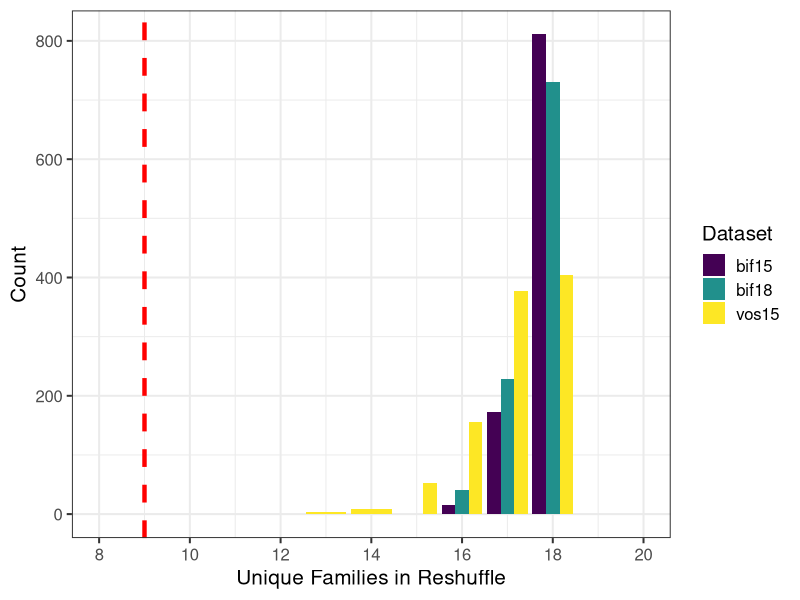
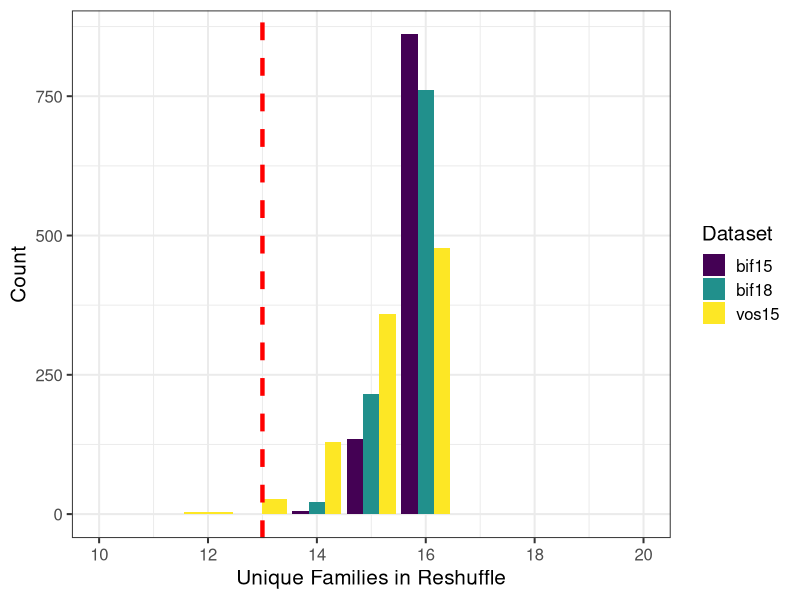

These charts were generated, in order, by the following R code: (Note: a time limit stopped this script after it produced the figures.)
#RESAMPLING VOSNESENSKII TO SEE FAMILY DISTRIBUTION

library(tidyverse)

# datasets

df_sra <- read_csv("data/data_raw/misc/sra_captures_post_COLONY.csv")

#MNZoo 2020: 9 families from 18 individuals
#MNZoo 2021: 13 families from 16 individuals
#Turtle Valley: 27 families from 42 individuals

# for mnz20 RUN THESE IN ORDER I DID NOT CHANGE NAMES THIS IS RISKY!

type_shuffle_f_m = function(df, v_sites) {

  df %>% 
    filter(site %in% v_sites) %>% 
    sample_n(size = 18) %>% 
    distinct(ClusterIndex) %>% 
    summarise(nrows = n())

}

sra_sites <- c("JM01", "JM02", "JM03", "JM04", "JM05", "JM06", "JM07", "JM10", "JMX", "JMY", "forest_north", "forest_south", "mdw_north", "mdw_south", "north_east")

df_sra15_vos <- df_sra %>% filter(species == "vosnesenskii", year == 2015)
df_sra15_bif <- df_sra %>% filter(species == "bifarius", year == 2015)
df_sra18_bif <- df_sra %>% filter(species == "bifarius", year == 2018)

df_shuf_vos15 <- lapply(1:1000, function(i) data.frame(iteration = i, type_shuffle_f_m(df_sra15_vos, sra_sites))) %>% 
  bind_rows() %>% mutate(set = "vos15")

df_shuf_bif15 <- lapply(1:1000, function(i) data.frame(iteration = i, type_shuffle_f_m(df_sra15_bif,sra_sites))) %>% 
  bind_rows() %>% mutate(set = "bif15")

df_shuf_bif18 <- lapply(1:1000, function(i) data.frame(iteration = i, type_shuffle_f_m(df_sra18_bif, sra_sites))) %>% 
  bind_rows() %>% mutate(set = "bif18")


df_all_shuf <- bind_rows(df_shuf_bif15, df_shuf_bif18, df_shuf_vos15)


(p_mnz20 <- df_all_shuf %>% 
  group_by(nrows, set) %>% 
  tally() %>% 
  ggplot(., aes(x = nrows, y = n, fill = set)) + 
  geom_bar(stat = "identity", position = position_dodge()) +
  geom_vline(xintercept = 9, color = "red", linetype = 2, size = 1.5) +
  scale_x_continuous(limits = c(8,20), breaks = c(8,10,12,14,16,18,20)) +
  theme_bw(base_size = 15) +
  labs(x = "Unique Families in Reshuffle", y = "Count", fill = "Dataset") +
  scale_fill_viridis_d())


# for mnz21 RUN THESE IN ORDER I DID NOT CHANGE NAMES THIS IS RISKY!

type_shuffle_f_m = function(df, v_sites) {
  
  df %>% 
    filter(site %in% v_sites) %>% 
    sample_n(size = 16) %>% 
    distinct(ClusterIndex) %>% 
    summarise(nrows = n())
  
}

sra_sites <- c("JM01", "JM02", "JM03", "JM04", "JM05", "JM06", "JM07", "JM10", "JMX", "JMY", "forest_north", "forest_south", "mdw_north", "mdw_south", "north_east")

df_sra15_vos <- df_sra %>% filter(species == "vosnesenskii", year == 2015)
df_sra15_bif <- df_sra %>% filter(species == "bifarius", year == 2015)
df_sra18_bif <- df_sra %>% filter(species == "bifarius", year == 2018)

df_shuf_vos15 <- lapply(1:1000, function(i) data.frame(iteration = i, type_shuffle_f_m(df_sra15_vos, sra_sites))) %>% 
  bind_rows() %>% mutate(set = "vos15")

df_shuf_bif15 <- lapply(1:1000, function(i) data.frame(iteration = i, type_shuffle_f_m(df_sra15_bif,sra_sites))) %>% 
  bind_rows() %>% mutate(set = "bif15")

df_shuf_bif18 <- lapply(1:1000, function(i) data.frame(iteration = i, type_shuffle_f_m(df_sra18_bif, sra_sites))) %>% 
  bind_rows() %>% mutate(set = "bif18")


df_all_shuf <- bind_rows(df_shuf_bif15, df_shuf_bif18, df_shuf_vos15)


(p_mnz21 <- df_all_shuf %>% 
  group_by(nrows, set) %>% 
  tally() %>% 
  ggplot(., aes(x = nrows, y = n, fill = set)) + 
  geom_bar(stat = "identity", position = position_dodge()) +
  geom_vline(xintercept = 13, color = "red", linetype = 2, size = 1.5) +
  scale_x_continuous(limits = c(10,20), breaks = c(10,12,14,16,18,20)) +
  theme_bw(base_size = 15) +
  labs(x = "Unique Families in Reshuffle", y = "Count", fill = "Dataset") +
  scale_fill_viridis_d())


# for mnz20 RUN THESE IN ORDER I DID NOT CHANGE NAMES THIS IS RISKY!

type_shuffle_f_m = function(df, v_sites) {
  
  df %>% 
    filter(site %in% v_sites) %>% 
    sample_n(size = 42) %>% 
    distinct(ClusterIndex) %>% 
    summarise(nrows = n())
  
}

sra_sites <- c("JM01", "JM02", "JM03", "JM04", "JM05", "JM06", "JM07", "JM10", "JMX", "JMY", "forest_north", "forest_south", "mdw_north", "mdw_south", "north_east")

df_sra15_vos <- df_sra %>% filter(species == "vosnesenskii", year == 2015)
df_sra15_bif <- df_sra %>% filter(species == "bifarius", year == 2015)
df_sra18_bif <- df_sra %>% filter(species == "bifarius", year == 2018)

df_shuf_vos15 <- lapply(1:1000, function(i) data.frame(iteration = i, type_shuffle_f_m(df_sra15_vos, sra_sites))) %>% 
  bind_rows() %>% mutate(set = "vos15")

df_shuf_bif15 <- lapply(1:1000, function(i) data.frame(iteration = i, type_shuffle_f_m(df_sra15_bif,sra_sites))) %>% 
  bind_rows() %>% mutate(set = "bif15")

df_shuf_bif18 <- lapply(1:1000, function(i) data.frame(iteration = i, type_shuffle_f_m(df_sra18_bif, sra_sites))) %>% 
  bind_rows() %>% mutate(set = "bif18")


df_all_shuf <- bind_rows(df_shuf_bif15, df_shuf_bif18, df_shuf_vos15)


(p_turt21 <- df_all_shuf %>% 
  group_by(nrows, set) %>% 
  tally() %>% 
  ggplot(., aes(x = nrows, y = n, fill = set)) + 
  geom_bar(stat = "identity", position = position_dodge()) +
  geom_vline(xintercept = 27, color = "red", linetype = 2, size = 1.5) +
  scale_x_continuous(limits = c(25,45), breaks = c(25,30,35,40,45)) +
  theme_bw(base_size = 15) +
  labs(x = "Unique Families in Reshuffle", y = "Count", fill = "Dataset") +
  scale_fill_viridis_d())


p_mnz20
p_mnz21
p_turt21

(4+2+33+3)/1000 # =0.042; observed lower than ~96% of all resamples
